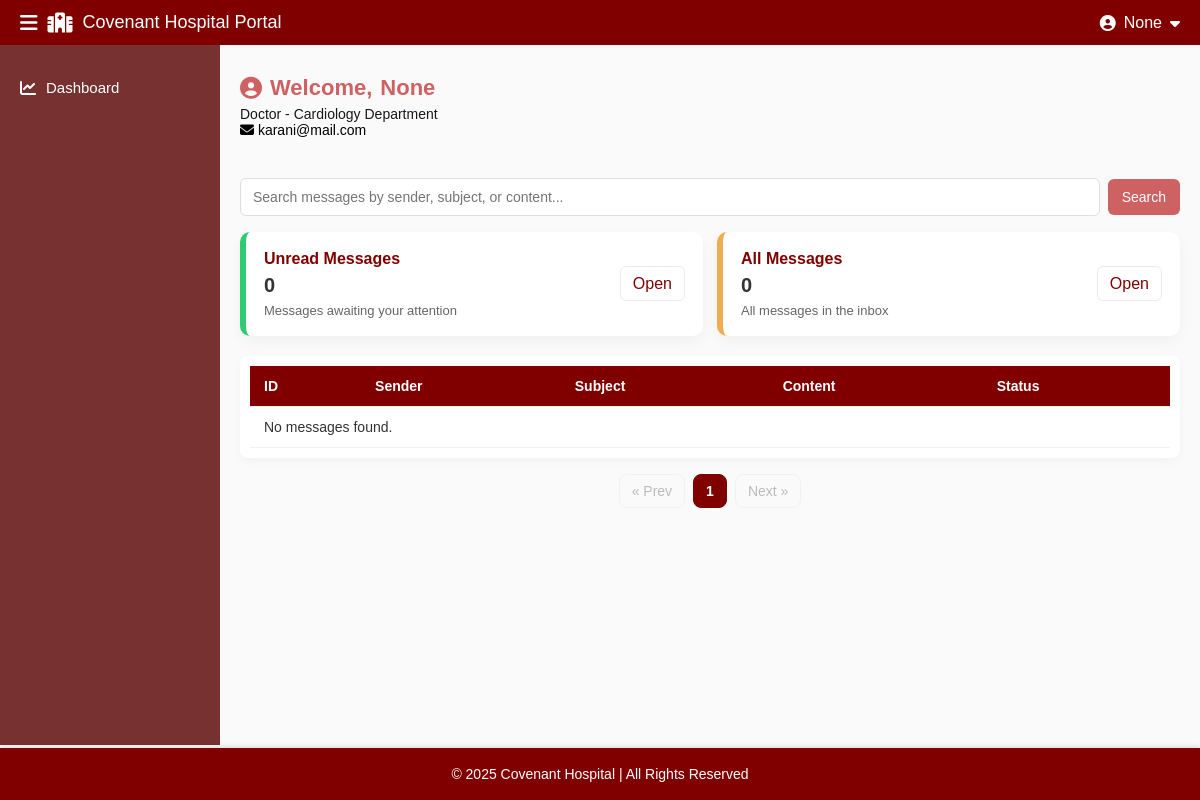
Before: /messages/ (signed in) with the older database file.
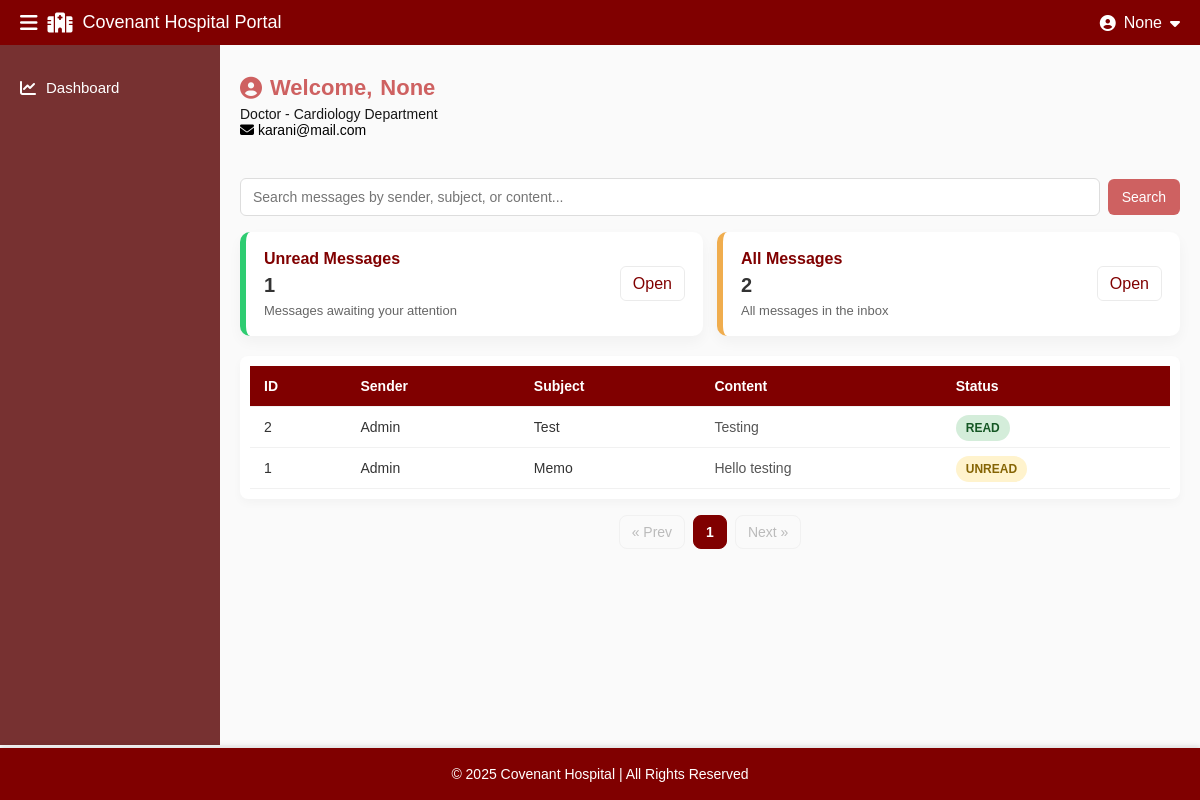
After: the same page with the newer database file.
### core/models.py (models this page shows, shortened)
class Message(models.Model):
    STATUS_CHOICES = (
        ('unread', 'Unread'),
        ('read', 'Read'),
    )
    sender = models.CharField(max_length=200)
    recipient_doctor = models.ForeignKey(Doctor, on_delete=models.CASCADE, null=True, blank=True, related_name="doctor_messages")
    subject = models.CharField(max_length=200)
    content = models.TextField()
    status = models.CharField(max_length=20, choices=STATUS_CHOICES, default='unread')
    date_sent = models.DateTimeField(auto_now_add=True)

### core/views.py (the view)
# urls.py: path("messages/", views.messages_view, name="messages"),
@session_required
def messages_view(request):
    role = request.session.get("user_role")
    q = request.GET.get("q", "").strip()
    if role == "doctor":
        doctor_id = request.session.get("doctor_id")
        doctor = Doctor.objects.filter(id=doctor_id).first()
        messages_list = Message.objects.filter(recipient_doctor=doctor).order_by("-date_sent")
    elif role == "patient":
        patient_id = request.session.get("patient_id")
        patient = Patient.objects.filter(id=patient_id).first()
        messages_list = Message.objects.filter(recipient_patient=patient).order_by("-date_sent")
    else:  # admin/staff
        messages_list = Message.objects.all().order_by("-date_sent")
    if q:
        messages_list = messages_list.filter(
            Q(sender__icontains=q) |
            Q(subject__icontains=q) |
            Q(content__icontains=q)
        )
    paginator = Paginator(messages_list, 5)
    page_number = request.GET.get("page")
    page_obj = paginator.get_page(page_number)
    unread_count = messages_list.filter(status="unread").count()
    total_messages = messages_list.count()
    return render(request, "dashboard/messages.html", {
        "page_obj": page_obj,
        "unread_count": unread_count,
        "total_messages": total_messages,
        "query": q
    })

### core/context_processors.py (called while the page is built)
def session_user(request):
    role = request.session.get("user_role")
    name = None
    if role == "doctor":
        doctor_id = request.session.get("doctor_id")
        if doctor_id:
            doctor = Doctor.objects.filter(id=doctor_id).first()
            if doctor:
                name = f"Dr. {doctor.name}"
    elif role == "patient":
        patient_id = request.session.get("patient_id")
        if patient_id:
            patient = Patient.objects.filter(id=patient_id).first()
            if patient:
                name = patient.name
    return {
        "session_role": role,
        "session_name": name,
    }

### templates/dashboard/messages.html (shortened to what this page needs)
{% extends "dashboard/base_dashboard.html" %}
{% block page_class %}messages-page{% endblock %}
{% block content %}
      <section class="messages-search">
        <form method="get" class="messages-search-form" action="{% url 'messages' %}">
          <div class="messages-search-inputs">
            <input
              type="text"
              name="q"
              placeholder="Search messages by sender, subject, or content..."
              value="{{ request.GET.q|default:'' }}"
              class="messages-search-field"
              autocomplete="off"
            />
            <button type="submit" class="messages-search-btn">Search</button>
          </div>
        </form>
      </section>
      <section class="messages-cards">
        <div class="message-card unread">
          <div class="card-content">
            <h3>Unread Messages</h3>
            <p class="card-count"><strong>{{ unread_count }}</strong></p>
            <p class="card-note">Messages awaiting your attention</p>
          </div>
          <div class="card-actions">
            <a href="#messages-table" class="btn-open">Open</a>
          </div>
        </div>
        <div class="message-card all">
          <div class="card-content">
            <h3>All Messages</h3>
            <p class="card-count"><strong>{{ total_messages }}</strong></p>
            <p class="card-note">All messages in the inbox</p>
          </div>
          <div class="card-actions">
            <a href="#messages-table" class="btn-open">Open</a>
          </div>
        </div>
      </section>
      <section id="messages-table" class="messages-table-section">
        <div class="messages-table-wrapper">
          <table class="messages-table">
            <thead>
              <tr>
                <th>ID</th>
                <th>Sender</th>
                <th>Subject</th>
                <th>Content</th>
                <th>Status</th>
              </tr>
            </thead>
            <tbody>
              {% for msg in page_obj %}
                <tr>
                  <td>{{ msg.id }}</td>
                  <td>{{ msg.sender }}</td>
                  <td class="subject">{{ msg.subject }}</td>
                  <td class="preview">{{ msg.content }}</td>
                  <td>
                    {% if msg.status == "unread" %}
                      <span class="status pending">Unread</span>
                    {% else %}
                      <span class="status concluded">Read</span>
                    {% endif %}
                  </td>
                </tr>
              {% empty %}
                <tr><td colspan="5">No messages found.</td></tr>
              {% endfor %}
            </tbody>
          </table>
        </div>
        <div class="messages-pagination">
          <nav aria-label="Messages navigation">
            <ul class="pagination-list">
              {% if page_obj.has_previous %}
                <li><a href="?page={{ page_obj.previous_page_number }}{% if request.GET.q %}&q={{ request.GET.q }}{% endif %}">&laquo; Prev</a></li>
              {% else %}
                <li class="disabled">&laquo; Prev</li>
              {% endif %}
              {% for num in page_obj.paginator.page_range %}
                {% if num == page_obj.number %}
                  <li class="active-page">{{ num }}</li>
                {% else %}
                  <li><a href="?page={{ num }}{% if request.GET.q %}&q={{ request.GET.q }}{% endif %}">{{ num }}</a></li>
                {% endif %}
              {% endfor %}
              {% if page_obj.has_next %}
                <li><a href="?page={{ page_obj.next_page_number }}{% if request.GET.q %}&q={{ request.GET.q }}{% endif %}">Next &raquo;</a></li>
              {% else %}
                <li class="disabled">Next &raquo;</li>
              {% endif %}
            </ul>
          </nav>
        </div>
      </section>
{% endblock %}

Changed rows visible on the page:
added Message: id "2", sender "Admin", subject "Test", content "Testing", status "READ"
added Message: id "1", sender "Admin", subject "Memo", content "Hello testing", status "UNREAD"
Other visible differences:
{{ unread_count }}: "0" → "1"
{{ total_messages }}: "0" → "2"
text no longer shown: "No messages found."
